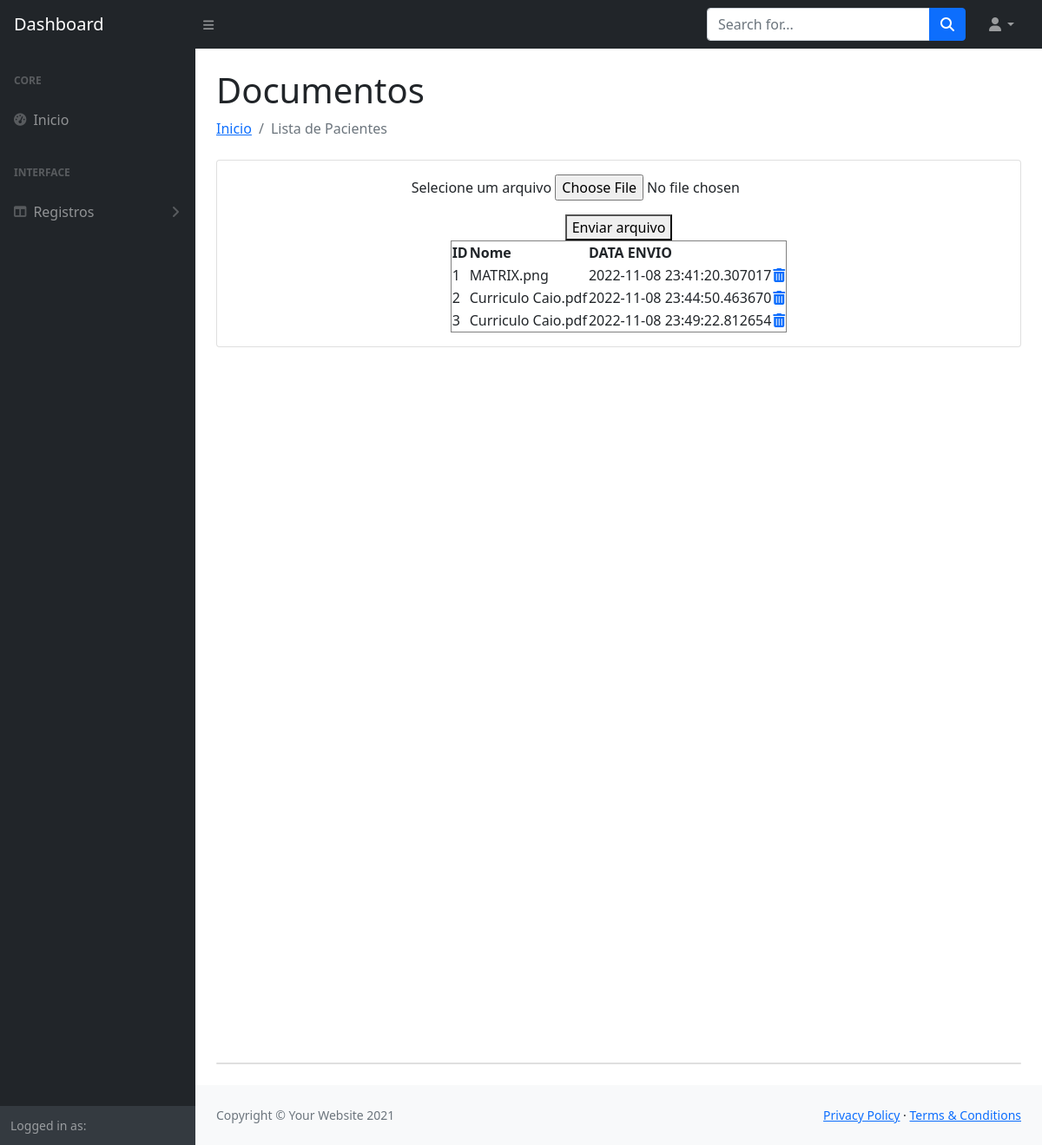
Before: /dist/docs.php with the older database file.
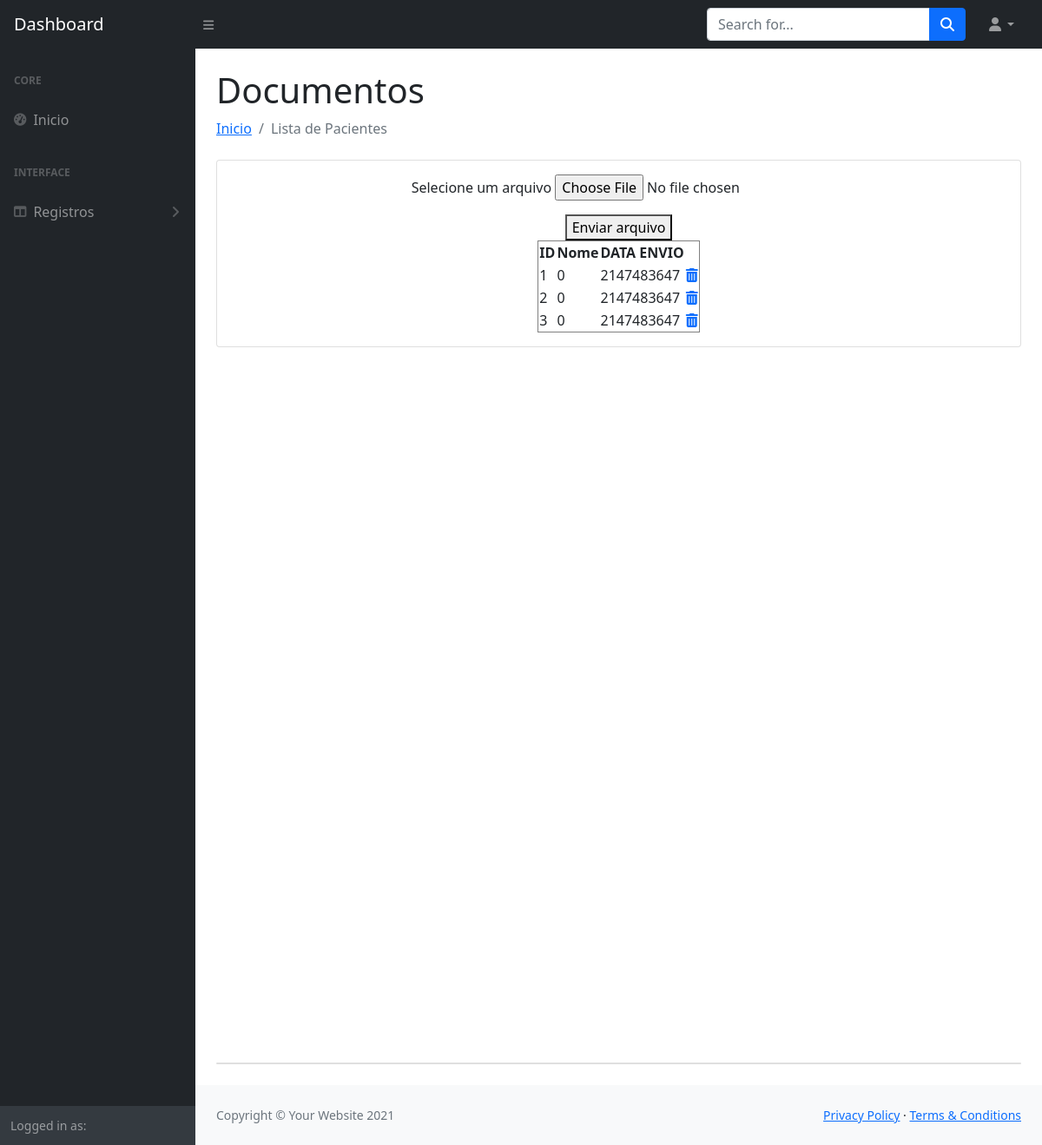
After: the same page with the newer database file.
### tables this page shows
CREATE TABLE `capa` (
  `id_capa` int(50) NOT NULL,
  `nome` int(100) NOT NULL,
  `path` varchar(100) NOT NULL,
  `data_envio` int(50) NOT NULL DEFAULT current_timestamp()
);

### dist/docs.php (the view, shortened to what the changed rows need)
<!DOCTYPE html>
<html lang="en">
<head>
    <link href="css/styles.css" rel="stylesheet" />
</head>
<body>
    <div id="layoutSidenav">
        <div id="layoutSidenav_content">
            <main>
                <div class="container-fluid px-4">
                    <h1 class="mt-4">Documentos</h1>
                    <div class="card mb-4">
                        <div class="card-body">
                            <center>
                                <table border="1">
                                    <thead>
                                        <th>ID</th>
                                        <th>Nome</th>
                                        <th>DATA ENVIO</th>
                                    </thead>
                                    <?php
                                    include('conecta.php');
                                    $dados = mysqli_query($conexao, "SELECT * FROM `capa`");
                                    while ($item = mysqli_fetch_assoc($dados)) {
                                    ?>
                                        <tr>
                                            <td><?= $item['id_capa'] ?></td>
                                            <td><?= $item['nome'] ?></td>
                                            <td><?= $item['data_envio'] ?></td>
                                            <td onclick="verifica('<?= $item["id_capa"]; ?>')"><a href="#"><i class="fa fa-trash"></a></td>
                                        </tr>
                                    <?php } ?>
                                </table>
                            </center>
                        </div>
                    </div>
            </main>
        </div>
    </div>
</body>
</html>

Changed rows visible on the page:
changed capa id 1: nome "MATRIX.png" → "0"; data_envio "2022-11-08 23:41:20.307017" → "2147483647"
changed capa id 2: nome "Curriculo Caio.pdf" → "0"; data_envio "2022-11-08 23:44:50.463670" → "2147483647"
changed capa id 3: nome "Curriculo Caio.pdf" → "0"; data_envio "2022-11-08 23:49:22.812654" → "2147483647"
